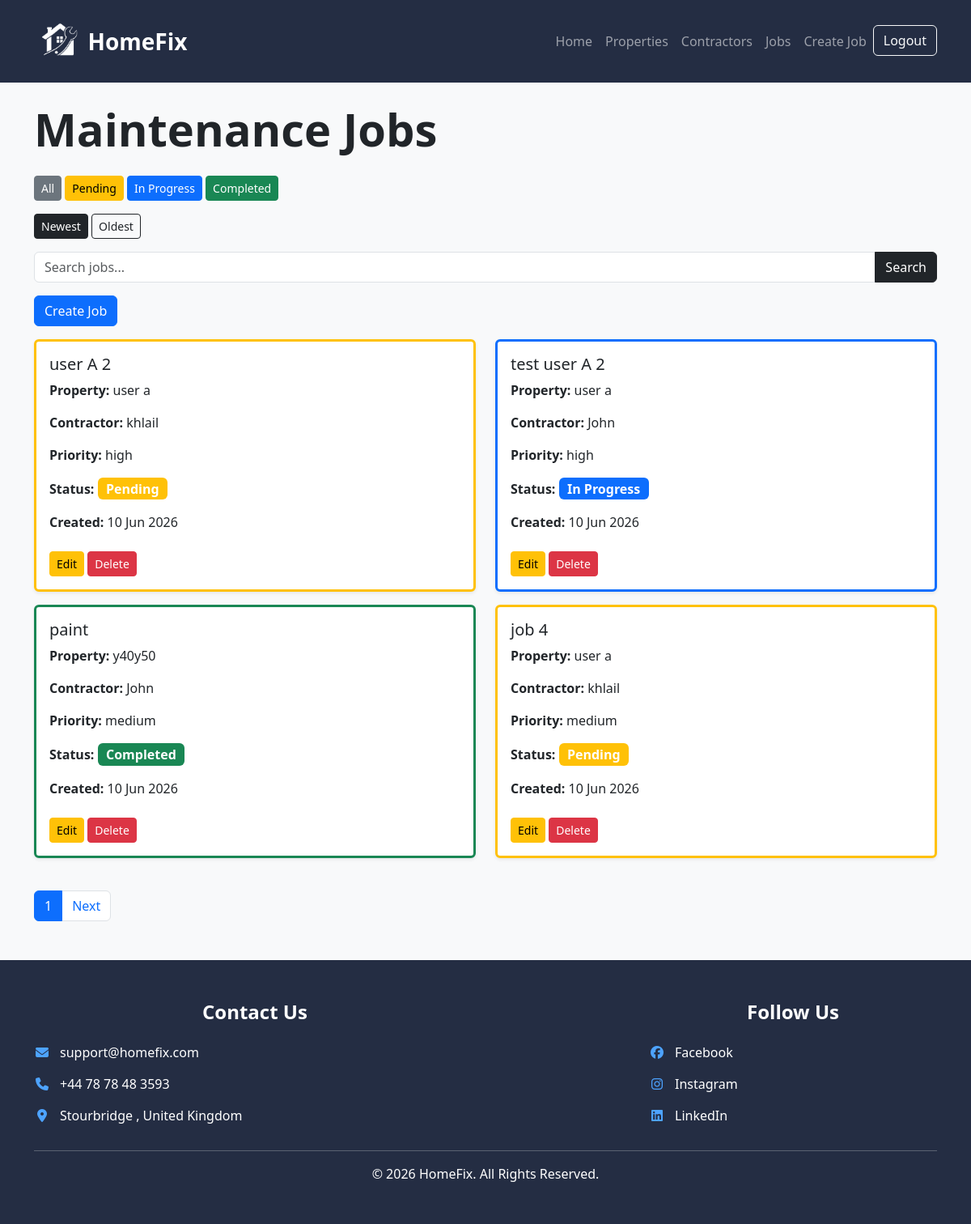
Page /jobs/ (signed in) on the committed database.
### maintenance/models.py (models this page shows, shortened)
class MaintenanceJob(models.Model):
    user = models.ForeignKey(
        User,
        on_delete=models.CASCADE,
        null=True,
        blank=True
    )
    PRIORITY_CHOICES = [
        ('high', 'High'),
        ('medium', 'Medium'),
        ('low', 'Low'),
    ]
    STATUS_CHOICES = [
        ('pending', 'Pending'),
        ('in_progress', 'In Progress'),
        ('completed', 'Completed'),
    ]
    property = models.ForeignKey(
        Property,
        on_delete=models.CASCADE
    )
    contractor = models.ForeignKey(
        Contractor,
        on_delete=models.CASCADE
    )
    title = models.CharField(max_length=100)
    description = models.TextField()
    priority = models.CharField(
        max_length=10,
        choices=PRIORITY_CHOICES
    )
    status = models.CharField(
        max_length=20,
        choices=STATUS_CHOICES
    )
    created_at = models.DateTimeField(auto_now_add=True)

class Property(models.Model):
    PROPERTY_TYPES = [
        ('house', 'House'),
        ('flat', 'Flat'),
        ('bungalow', 'Bungalow'),
        ('other', 'Other'),
    ]
    user = models.ForeignKey(
        User,
        on_delete=models.CASCADE,
        null=True,
        blank=True
    )
    name = models.CharField(max_length=100)
    address = models.TextField()
    property_type = models.CharField(
        max_length=20,
        choices=PROPERTY_TYPES
    )
    created_at = models.DateTimeField(auto_now_add=True)
    def __str__(self):
        return self.name

class Contractor(models.Model):
    TRADE_TYPES = [
        ('plumber', 'Plumber'),
        ('electrician', 'Electrician'),
        ('carpenter', 'Carpenter'),
        ('painter', 'Painter'),
        ('other', 'Other'),
    ]
    user = models.ForeignKey(
        User,
        on_delete=models.CASCADE,
        null=True,
        blank=True
    )
    name = models.CharField(max_length=100)
    trade_type = models.CharField(
        max_length=20,
        choices=TRADE_TYPES
    )
    phone = models.CharField(max_length=20)
    email = models.EmailField()
    def __str__(self):
        return self.name

### maintenance/views.py (the view)
# urls.py: path('jobs/', views.job_list, name='job_list'),
@login_required
def job_list(request):
    jobs = MaintenanceJob.objects.filter(
        user=request.user
    )
    sort = request.GET.get('sort')
    if sort == 'newest':
        jobs = jobs.order_by('-created_at')
    elif sort == 'oldest':
        jobs = jobs.order_by('created_at')
    status = request.GET.get('status')
    if status:
        jobs = jobs.filter(status=status)
    search = request.GET.get('search', '')
    if search:
        jobs = jobs.filter(
            Q(title__icontains=search) |
            Q(property__name__icontains=search) |
            Q(contractor__name__icontains=search)
        )
    paginator = Paginator(jobs, 4)  # 4 jobs per page
    page_number = request.GET.get('page')
    jobs = paginator.get_page(page_number)
    context = {
        'jobs': jobs,
        'selected_status': status,
        'search': search,
        'sort': sort
    }
    return render(
        request,
        'maintenance/job_list.html',
        context
    )

### maintenance/templates/maintenance/job_list.html (shortened to what this page needs)
{% extends 'maintenance/base.html' %}
{% block content %}
<h1 class="display-4 fw-bold mb-4">
    Maintenance Jobs
</h1>
<div class="mb-3">
    <a href="/jobs/" class="btn btn-secondary btn-sm">
        All
    </a>
    <a href="/jobs/?status=pending" class="btn btn-warning btn-sm">
        Pending
    </a>
    <a href="/jobs/?status=in_progress" class="btn btn-primary btn-sm">
        In Progress
    </a>
    <a href="/jobs/?status=completed" class="btn btn-success btn-sm">
        Completed
    </a>
</div>
<div class="mb-3">
    <a href="/jobs/?sort=newest" class="btn btn-dark btn-sm">
        Newest
    </a>
    <a href="/jobs/?sort=oldest" class="btn btn-outline-dark btn-sm">
        Oldest
    </a>
</div>
<form method="GET" class="mb-3">
    <div class="input-group">
        <input type="text" name="search" class="form-control" placeholder="Search jobs..." value="{{ search }}">
        <button type="submit" class="btn btn-dark">
            Search
        </button>
    </div>
</form>
<a href="/jobs/create/" class="btn btn-primary mb-3">
    Create Job
</a>
<div class="row">
    {% for job in jobs %}
    <div class="col-md-6 mb-3">
        {% if job.status == 'pending' %}
        <div class="card shadow-sm border-warning border-3">
            {% elif job.status == 'in_progress' %}
            <div class="card shadow-sm border-primary border-3">
                {% elif job.status == 'completed' %}
                <div class="card shadow-sm border-success border-3">
                    {% endif %}
                    <div class="card-body">
                        <h5 class="card-title">
                            {{ job.title }}
                        </h5>
                        <p>
                            <strong>Property:</strong>
                            {{ job.property }}
                        </p>
                        <p>
                            <strong>Contractor:</strong>
                            {{ job.contractor }}
                        </p>
                        <p>
                            <strong>Priority:</strong>
                            {{ job.priority }}
                        </p>
                        <p>
                            <strong>Status:</strong>
                            {% if job.status == 'pending' %}
                            <span class="badge bg-warning fs-6">Pending</span>
                            {% elif job.status == 'in_progress' %}
                            <span class="badge bg-primary fs-6">In Progress</span>
                            {% elif job.status == 'completed' %}
                            <span class="badge bg-success fs-6">Completed</span>
                            {% endif %}
                        </p>
                        <p>
                            <strong>Created:</strong>
                            {{ job.created_at|date:"d M Y" }}
                        </p>
                        <a href="/jobs/edit/{{ job.id }}/" class="btn btn-warning btn-sm mt-2">
                            Edit
                        </a>
                        <a href="/jobs/delete/{{ job.id }}/" class="btn btn-danger btn-sm mt-2">
                            Delete
                        </a>
                    </div>
                </div>
            </div>
            {% endfor %}
        </div>
        <nav class="mt-4">
            <ul class="pagination">
                <li class="page-item active">
                    <span class="page-link">
                        {{ jobs.number }}
                    </span>
                </li>
                {% if jobs.has_next %}
                <li class="page-item">
                    <a class="page-link" href="?page={{ jobs.next_page_number }}">
                        Next
                    </a>
                </li>
                {% endif %}
            </ul>
        </nav>
        {% endblock %}

### maintenance/static/css/style.css (style rules this page uses)
body { background-color: #f8f9fa; }

### rows in the picture
MaintenanceJob: title "user A 2", property "user a", contractor "khlail", priority "high", status "Pending", created_at "10 Jun 2026"
MaintenanceJob: title "test user A 2", property "user a", contractor "John", priority "high", status "In Progress", created_at "10 Jun 2026"
MaintenanceJob: title "paint", property "y40y50", contractor "John", priority "medium", status "Completed", created_at "10 Jun 2026"
MaintenanceJob: title "job 4", property "user a", contractor "khlail", priority "medium", status "Pending", created_at "10 Jun 2026"

### other values in the picture
{{ jobs.number }} "1"
